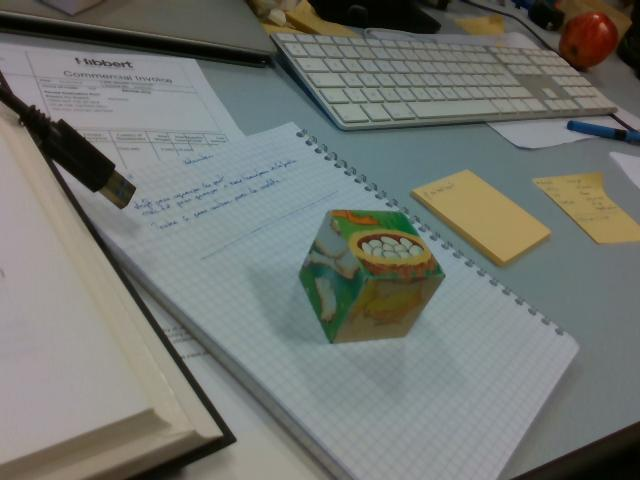
#> input picture generic-rgbd/data/color_image_0000.jpg, 640 x 480 px, given in place of the camera
$ python robotic_camera.py   (older library calls are emulated)
#> lines starting #> are read from the running program, lines starting #| are printed output that depends on the picture; after the words box and inside, x2 and y2 are one past the last pixel; in counts of white or black regions, pixels touching at a corner belong together
#!/usr/bin/env python
# -*- coding: utf-8 -*-

import numpy as np
import cv2 as cv

def nothing(x):
	pass
cap = cv.VideoCapture(0)
font = cv.FONT_HERSHEY_SIMPLEX

cv.namedWindow('Tracking')
cv.createTrackbar("LH", "Tracking", 0, 255, nothing)
#> slider 'LH' is set to 51
cv.createTrackbar("LS", "Tracking", 0, 255, nothing)
#> slider 'LS' is set to 51
cv.createTrackbar("LV", "Tracking", 0, 255, nothing)
#> slider 'LV' is set to 51
cv.createTrackbar("UH", "Tracking", 255, 255, nothing)
cv.createTrackbar("US", "Tracking", 255, 255, nothing)
cv.createTrackbar("UV", "Tracking",255, 255, nothing)

while cap.isOpened():
	_, frame = cap.read()
#> frame is the input picture: shape (480, 640, 3); mean B, G, R 111.6, 117.1, 113.6
	hsv = cv.cvtColor(frame, cv.COLOR_BGR2HSV)
#> hsv: shape (480, 640, 3); mean H, S, V 67.8, 46.1, 121.6
	l_h = cv.getTrackbarPos("LH","Tracking")
	l_s = cv.getTrackbarPos("LS","Tracking")
	l_v = cv.getTrackbarPos("LV","Tracking")
	u_h = cv.getTrackbarPos("UH","Tracking")
	u_s = cv.getTrackbarPos("US","Tracking")
	u_v = cv.getTrackbarPos("UV","Tracking")
	l_b = np.array([l_h, l_s,l_v])
	u_b = np.array([u_h, u_s,u_v])

	mask = cv.inRange(hsv, l_b, u_b)
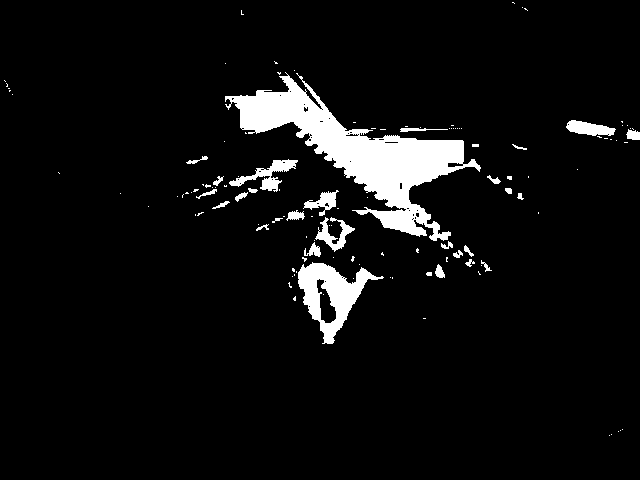
#> mask: shape (480, 640); 6% white; 123 white regions (93 under 20 px), largest, box (x1, y1, x2, y2) and area: (225, 72, 481, 241) 11987, (298, 262, 384, 344) 2770, (229, 159, 298, 192) 736
	_, thresh = cv.threshold(mask, 20,255,cv.THRESH_BINARY)
	dilated = cv.dilate(thresh,None, iterations=3)
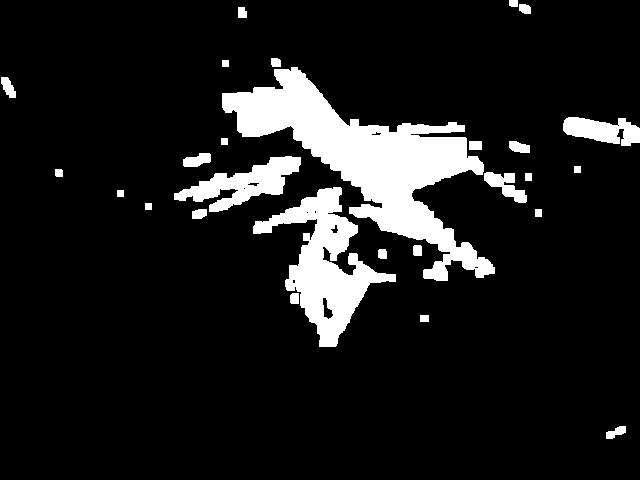
#> dilated: shape (480, 640); 11% white; 27 white regions
	_, contours, _ = cv.findContours(dilated,cv.RETR_TREE, cv.CHAIN_APPROX_SIMPLE)
#> contours = 37 contours, 6 with area under 20; largest, box (x1, y1, x2, y2) and area: (222, 67, 495, 281) 17866, (253, 187, 396, 347) 7820, (174, 156, 301, 212) 2810, (563, 117, 640, 146) 1355, (484, 172, 527, 203) 564

	for contour in contours:
		(x,y,w,h) = cv.boundingRect (contour)

		if cv.contourArea(contour) < 10000:
			continue
#> this loop made 37 passes
#> (x, y, w, h) on passes 1, 3, 4, 5, 7, 10, 11, 12, 13, 15, 17, 18: (606, 426, 20, 13), (290, 293, 9, 11), (378, 249, 9, 10), (413, 245, 9, 11), (192, 209, 15, 10), (253, 187, 143, 160), (322, 297, 12, 23), (292, 279, 4, 5), (330, 224, 9, 10), (314, 210, 3, 4), (484, 172, 43, 31), (55, 169, 8, 8)
#> (contour, x, y, w, h) on passes 2, 6, 8, 9, 14, 16: ([[420, 315], [420, 321], [428, 321], [428, 315]], 420, 315, 9, 7), ([[535, 209], [535, 216], [541, 216], [541, 209]], 535, 209, 7, 8), ([[145, 203], [145, 209], [151, 209], [151, 203]], 145, 203, 7, 7), ([[117, 190], [117, 196], [123, 196], [123, 190]], 117, 190, 7, 7), ([[306, 212], [307, 211], [308, 212], [307, 213]], 306, 211, 3, 3), ([[525, 173], [525, 180], [531, 180], [531, 173]], 525, 173, 7, 8)
		# [16 lines of commented-out code are left out]


	cv.imshow("feed",frame)
	cv.imshow("mask",mask)
	if cv.waitKey(40) == 27:
#> (key Esc is pressed here)
		break

cv.destroyAllWindows()
cap.release()
